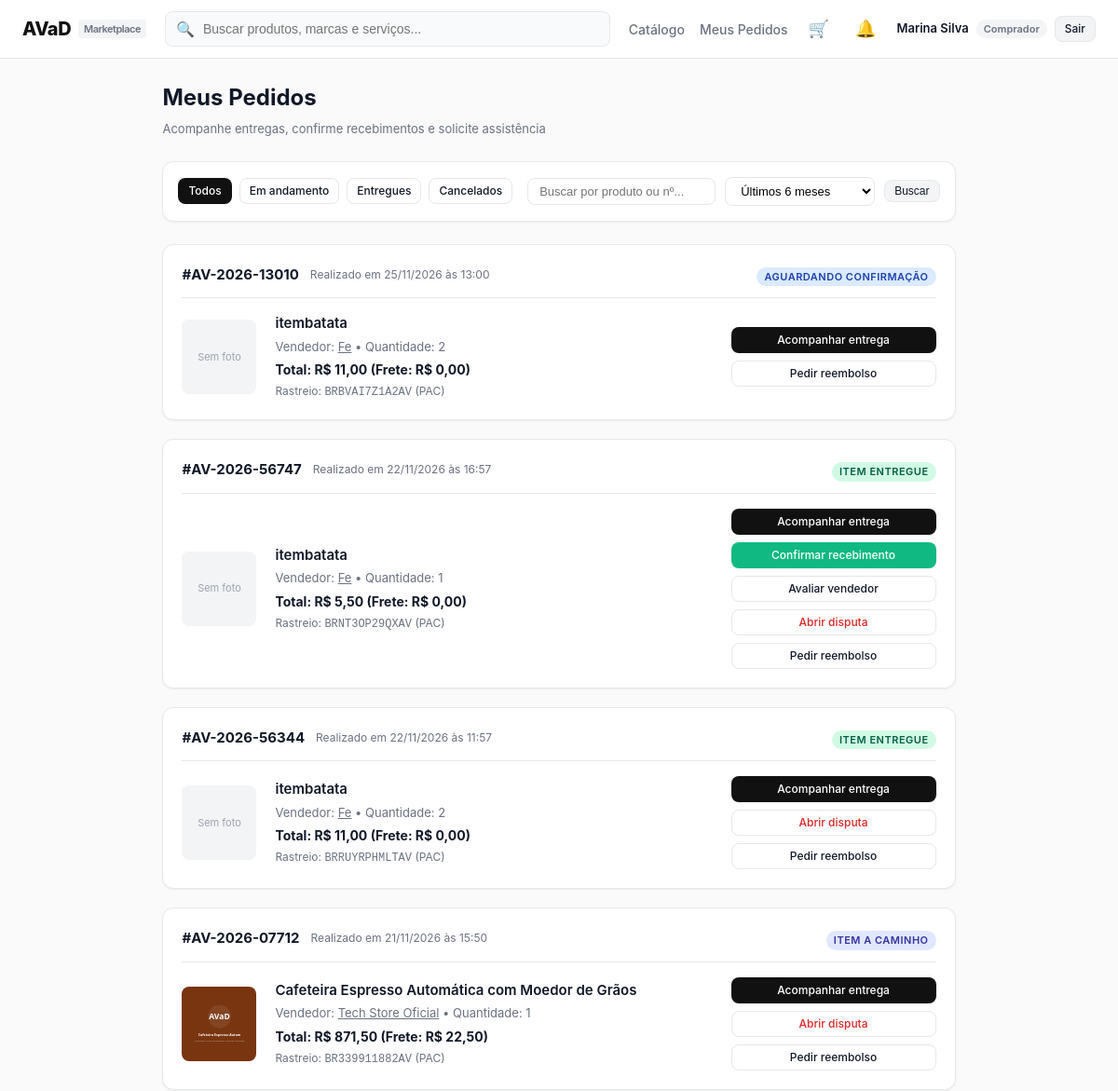
The app's page /orders/my-orders/ (signed in, upper part), older data.
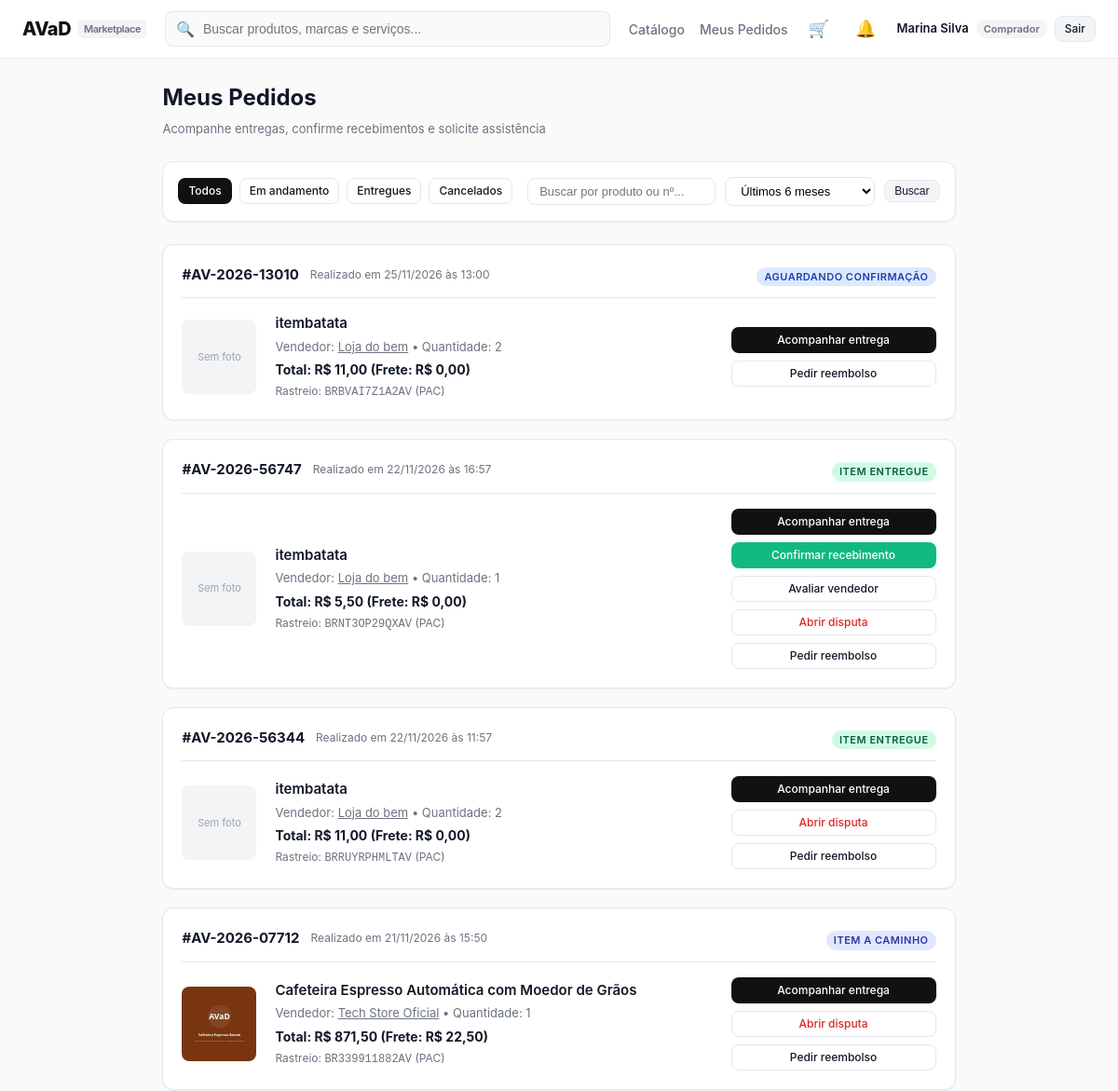
The same page, newer data.
### orders/models.py (models this page shows, shortened)
class Order(models.Model):
    codigo = models.CharField(max_length=20, unique=True, default=generate_order_code)
    comprador = models.ForeignKey(User, on_delete=models.CASCADE, related_name='compras')
    vendedor = models.ForeignKey(User, on_delete=models.CASCADE, related_name='vendas')
    produto = models.ForeignKey('catalog.Product', on_delete=models.CASCADE)
    quantidade = models.PositiveIntegerField(default=1)
    preco_unitario = models.DecimalField(max_digits=10, decimal_places=2)
    valor_frete = models.DecimalField(max_digits=10, decimal_places=2, default=0)
    metodo_frete = models.CharField(max_length=20, choices=METODO_FRETE_CHOICES, default='pac')
    prazo_dias = models.PositiveIntegerField(default=7)
    valor_total = models.DecimalField(max_digits=10, decimal_places=2)
    forma_pagamento = models.CharField(max_length=20, choices=FORMA_PAGAMENTO_CHOICES, default='cartao')
    parcelas = models.PositiveIntegerField(default=1)
    cep_entrega = models.CharField(max_length=10, blank=True)
    endereco_entrega = models.TextField(blank=True)
    codigo_rastreio = models.CharField(max_length=20, blank=True, default='')
    status = models.CharField(max_length=30, choices=STATUS_CHOICES, default='aguardando_pagamento')
    recebimento_confirmado = models.BooleanField(default=False)
    entregue_em = models.DateTimeField(null=True, blank=True)  # quando o pedido passou a 'entregue'
    criado_em = models.DateTimeField(auto_now_add=True)
    class Meta:
        ordering = ['-criado_em']
    @property
    def status_display_badge(self):
        mapping = {
            'aguardando_pagamento': ('AGUARDANDO PAGAMENTO', 'warning'),
            'aguardando_confirmacao': ('AGUARDANDO CONFIRMAÇÃO', 'info'),
            'preparando': ('PREPARANDO ENVIO', 'info'),
            'a_caminho': ('ITEM A CAMINHO', 'primary'),
            'entregue': ('ITEM ENTREGUE', 'success'),
            'cancelado': ('CANCELADO/ESTORNADO', 'danger'),
        }
        return mapping.get(self.status, ('DESCONHECIDO', 'secondary'))

### accounts/models.py (models this page shows, shortened)
class UserProfile(models.Model):
    user = models.OneToOneField(User, on_delete=models.CASCADE, related_name='profile')
    nome = models.CharField(max_length=16)
    data_nascimento = models.DateField()
    cpf = models.CharField(max_length=14, unique=True)
    cnpj = models.CharField(max_length=18, blank=True, null=True, unique=True)
    tem_cnpj = models.BooleanField(default=False)
    email_verificado = models.BooleanField(default=False)
    is_mediador = models.BooleanField(default=False)
    conta_bancaria_bloqueada = models.BooleanField(default=False)
    suspenso = models.BooleanField(default=False)
    token_verificacao = models.CharField(max_length=64, blank=True, null=True)
    nome_loja = models.CharField(max_length=64, blank=True, null=True)  # nome público como vendedor
    meta_mensal = models.DecimalField(max_digits=12, decimal_places=2, default=Decimal('25000.00'),
                                      validators=[MinValueValidator(Decimal('1.00'))])

### catalog/models.py (models this page shows, shortened)
class Product(models.Model):
    vendedor = models.ForeignKey(User, on_delete=models.CASCADE, related_name='products')
    titulo = models.CharField(max_length=200)
    categoria = models.CharField(max_length=50, choices=CATEGORIAS)
    descricao = models.TextField()
    caracteristicas = models.TextField(blank=True, help_text='Uma característica por linha')
    preco = models.DecimalField(max_digits=10, decimal_places=2)
    estoque = models.PositiveIntegerField(default=0)
    imagem = models.ImageField(upload_to='products/', blank=True, null=True)
    frete_gratis = models.BooleanField(default=False)
    ativo = models.BooleanField(default=True)
    removido = models.BooleanField(default=False)  # anúncio removido pelo vendedor (some da loja e da lista)
    criado_em = models.DateTimeField(auto_now_add=True)
    class Meta:
        ordering = ['-criado_em']

### orders/views.py (the view)
# urls.py: path('my-orders/', views.my_orders_view, name='my_orders'),
@login_required
def my_orders_view(request):
    confirmar_recebimentos_vencidos()
    orders = Order.objects.filter(comprador=request.user)
    aba = request.GET.get('aba', 'todos')
    if aba == 'em_andamento':
        orders = orders.filter(status__in=['aguardando_pagamento', 'aguardando_confirmacao', 'preparando', 'a_caminho'])
    elif aba == 'entregues':
        orders = orders.filter(status='entregue')
    elif aba == 'cancelados':
        orders = orders.filter(status='cancelado')
    q = request.GET.get('q', '').strip()
    if q:
        orders = orders.filter(codigo__icontains=q) | orders.filter(produto__titulo__icontains=q)
    periodo = request.GET.get('periodo', '6m')
    if periodo == '6m':
        seis_meses_atras = timezone.now() - datetime.timedelta(days=180)
        orders = orders.filter(criado_em__gte=seis_meses_atras)
    return render(request, 'orders/my_orders.html', {
        'orders': orders,
        'aba': aba,
        'q': q,
        'periodo': periodo,
    })

### accounts/roles.py (called while the page is built)
def tipo_usuario(request):
    if not request.user.is_authenticated:
        return None
    tipo = request.session.get('tipo_usuario')
    return tipo if tipo in TIPOS else COMPRADOR

### notifications/context_processors.py (called while the page is built)
def notificacoes(request):
    user = getattr(request, 'user', None)
    if user is None or not user.is_authenticated:
        return {'notif_count': 0}
    total = Notification.objects.filter(
        usuario=user, tipo_usuario=tipo_usuario(request), lida=False
    ).count()
    return {'notif_count': total}

### orders/cart.py (called while the page is built)
    def _qs(self):
        return CartItem.objects.filter(usuario=self.user)

    def count(self):
        total = self._qs().filter(produto__ativo=True).aggregate(t=Sum('quantidade'))['t']
        return total or 0

### orders/context_processors.py (called while the page is built)
def cart_count(request):
    user = getattr(request, 'user', None)
    if user is None or not user.is_authenticated:
        return {'cart_count': 0}
    return {'cart_count': Cart(request).count()}

### templates/orders/my_orders.html (shortened to what the changed rows need)
{% extends "base.html" %}
{% block content %}
<div style="margin-bottom: 24px;">
  <h1 style="font-size: 24px; font-weight: 700; margin-bottom: 6px;">Meus Pedidos</h1>
</div>
<div style="display: flex; flex-direction: column; gap: 20px;">
  {% for order in orders %}
    <div class="card">
      <div style="display: flex; justify-content: space-between; align-items: center; border-bottom: 1px solid var(--border-color); padding-bottom: 12px; margin-bottom: 16px; flex-wrap: wrap; gap: 12px;">
        <div style="display: flex; align-items: center; gap: 12px;">
          <strong style="font-size: 15px;">{{ order.codigo }}</strong>
          <span style="font-size: 12px; color: var(--text-muted);">Realizado em {{ order.criado_em|date:"d/m/Y \à\s H:i" }}</span>
        </div>
        <div>
          <span class="badge badge-{{ order.status_display_badge.1 }}">
            {{ order.status_display_badge.0 }}
          </span>
        </div>
      </div>
      <div style="display: grid; grid-template-columns: 80px 1fr 220px; gap: 20px; align-items: center;">
        <div style="width: 80px; height: 80px; background: #F3F4F6; border-radius: var(--radius-md); overflow: hidden; display: flex; align-items: center; justify-content: center;">
          {% if order.produto.imagem %}
            <img src="{{ order.produto.imagem.url }}" alt="{{ order.produto.titulo }}" style="width: 100%; height: 100%; object-fit: cover;">
          {% else %}
            <span style="font-size: 11px; color: #9CA3AF;">Sem foto</span>
          {% endif %}
        </div>
        <div>
          <h3 style="font-size: 15px; font-weight: 600; margin-bottom: 4px;">
            <a href="{% url 'catalog:product_detail' order.produto.id %}">{{ order.produto.titulo }}</a>
          </h3>
          <div style="font-size: 13px; color: var(--text-muted); margin-bottom: 4px;">
            Vendedor: <a href="{% url 'accounts:seller_profile' order.vendedor.id %}" style="text-decoration: underline;">{{ order.vendedor.profile.nome_loja|default:order.vendedor.profile.nome }}</a>
            &bull; Quantidade: {{ order.quantidade }}
          </div>
          <div style="font-size: 14px; font-weight: 700;">
            Total: R$ {{ order.valor_total }} (Frete: R$ {{ order.valor_frete }})
          </div>
          {% if order.codigo_rastreio %}
            <div style="font-size: 12px; color: var(--text-muted); margin-top: 4px;">
              Rastreio: <code>{{ order.codigo_rastreio }}</code> ({{ order.get_metodo_frete_display }})
            </div>
          {% endif %}
        </div>
        <div style="display: flex; flex-direction: column; gap: 8px;">
          <a href="{% url 'orders:tracking' order.id %}" class="btn btn-primary btn-sm btn-block">
            Acompanhar entrega
          </a>
          {% if order.status == 'entregue' and not order.recebimento_confirmado %}
            <a href="{% url 'orders:confirm_receipt' order.id %}" class="btn btn-success btn-sm btn-block">
              Confirmar recebimento
            </a>
          {% endif %}
          {% if order.status == 'entregue' and not order.review %}
            <a href="{% url 'orders:review' order.id %}" class="btn btn-outline btn-sm btn-block">
              Avaliar vendedor
            </a>
          {% endif %}
          {% if order.status in 'a_caminho,entregue' %}
            <a href="{% url 'disputes:open_dispute' order.id %}" class="btn btn-outline btn-sm btn-block" style="color: #DC2626;">
              Abrir disputa
            </a>
          {% endif %}
          {% if order.status != 'cancelado' %}
            <a href="{% url 'orders:refund' order.id %}" class="btn btn-outline btn-sm btn-block">
              Pedir reembolso
            </a>
          {% endif %}
        </div>
      </div>
    </div>
  {% endfor %}
</div>
{% endblock %}

Row changes from the older to the newer data that the page shows:
changed through a linked row, Order "#AV-2026-13010": vendedor.profile.nome_loja "Fe" → "Loja do bem"
changed through a linked row, Order "#AV-2026-56747": vendedor.profile.nome_loja "Fe" → "Loja do bem"
changed through a linked row, Order "#AV-2026-56344": vendedor.profile.nome_loja "Fe" → "Loja do bem"
